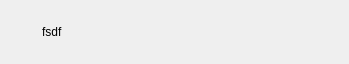
<?xml version="1.0" encoding="UTF-8"?>
<ui version="4.0">
 <class>ToolbarMenuItem</class>
 <widget class="QWidget" name="ToolbarMenuItem">
  <property name="geometry">
   <rect>
    <x>0</x>
    <y>0</y>
    <width>349</width>
    <height>64</height>
   </rect>
  </property>
  <property name="windowTitle">
   <string>Form</string>
  </property>
  <layout class="QHBoxLayout" name="horizontalLayout_2">
   <property name="leftMargin">
    <number>0</number>
   </property>
   <property name="topMargin">
    <number>0</number>
   </property>
   <property name="rightMargin">
    <number>0</number>
   </property>
   <property name="bottomMargin">
    <number>0</number>
   </property>
   <item>
    <layout class="QHBoxLayout" name="horizontalLayout">
     <property name="spacing">
      <number>0</number>
     </property>
     <property name="leftMargin">
      <number>17</number>
     </property>
     <property name="rightMargin">
      <number>15</number>
     </property>
     <item>
      <widget class="QLabel" name="item_icon">
       <property name="minimumSize">
        <size>
         <width>16</width>
         <height>16</height>
        </size>
       </property>
       <property name="maximumSize">
        <size>
         <width>16</width>
         <height>16</height>
        </size>
       </property>
       <property name="text">
        <string/>
       </property>
      </widget>
     </item>
     <item>
      <spacer name="horizontalSpacer">
       <property name="orientation">
        <enum>Qt::Horizontal</enum>
       </property>
       <property name="sizeType">
        <enum>QSizePolicy::Fixed</enum>
       </property>
       <property name="sizeHint" stdset="0">
        <size>
         <width>9</width>
         <height>20</height>
        </size>
       </property>
      </spacer>
     </item>
     <item>
      <widget class="QLabel" name="item_text">
       <property name="text">
        <string>fsdf</string>
       </property>
      </widget>
     </item>
     <item>
      <spacer name="horizontalSpacer_2">
       <property name="orientation">
        <enum>Qt::Horizontal</enum>
       </property>
       <property name="sizeHint" stdset="0">
        <size>
         <width>40</width>
         <height>20</height>
        </size>
       </property>
      </spacer>
     </item>
     <item>
      <widget class="QLabel" name="item_expand_icon">
       <property name="minimumSize">
        <size>
         <width>16</width>
         <height>16</height>
        </size>
       </property>
       <property name="maximumSize">
        <size>
         <width>16</width>
         <height>16</height>
        </size>
       </property>
       <property name="text">
        <string/>
       </property>
      </widget>
     </item>
    </layout>
   </item>
  </layout>
 </widget>
 <resources/>
 <connections/>
</ui>
